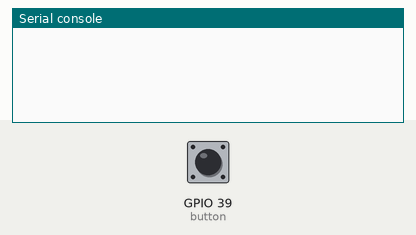
Recording of a program running on a simulated ESP32 board running MicroPython. On the bench: the last lines printed to the serial console. Inputs (shaded band) come from the test bench; at power-on: GPIO 39 (button) LOW.

Above: at 1.2 s.
1.3 s: GPIO 39 (button) pulled HIGH for 0.15 s
At 1.9 s:
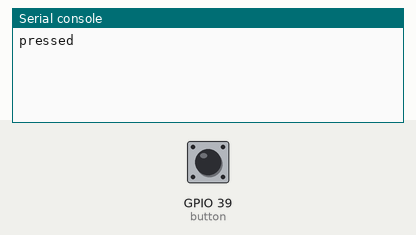
3.0 s: GPIO 39 (button) pulled HIGH for 1 s
At 3.8 s:
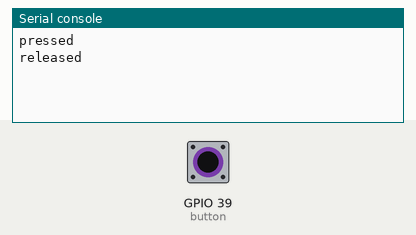

The program:

main.py
```python
import time
from machine import Pin

previous = True  # pulled up button, True when released, False when pressed
value = True


# The function will be called when the state of the button changed. A button object will be passed as argument
def button_irq_handler(pin):
    global value
    value = pin.value()


# builtin button connected at G39, externally pulled up
button = Pin(39, Pin.IN)
button.irq(button_irq_handler)

while True:
    if previous != value:
        previous = value
        if not value:
            print('pressed')
        else:
            print('released')

    time.sleep(0.1)
```

Measured:
- after the input at 1.3 s, the serial console: prints a new line after 0.20 s (image 1)
- after the input at 3.0 s, the serial console: prints a new line at once (image 2)
